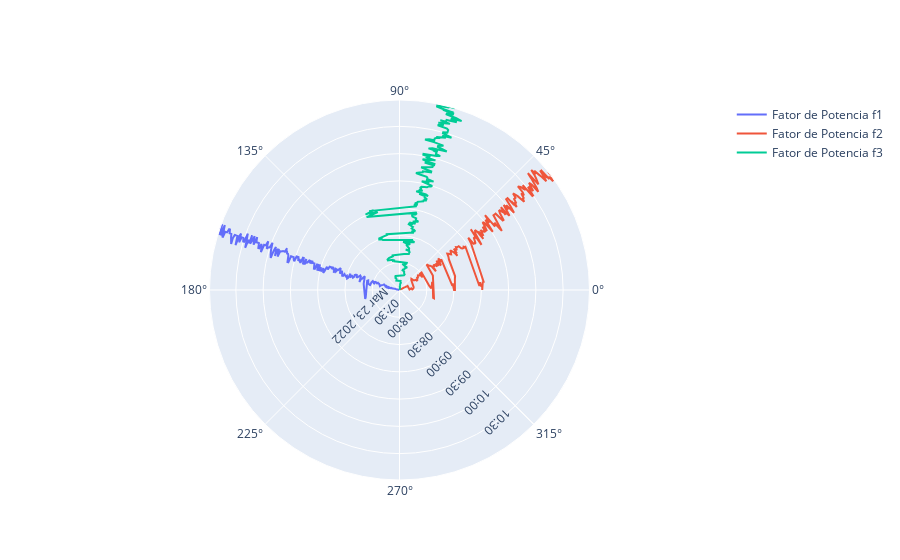

This figure's notebook cell:
### Code cell
fig1 = go.Figure(data=go.Scatterpolar(
    r=df2.DATA,
    theta=100*df2['fator_potencia_f1 kvarh']/df2['Fator_Potencia_Total kvarh'],
    name='Fator de Potencia f1'
))

fig2 = go.Figure(data=go.Scatterpolar(
    r=df2.DATA,
    theta=100*df2['fator_potencia_f2 kvarh']/df2['Fator_Potencia_Total kvarh'],
    name='Fator de Potencia f2'
))

fig3 = go.Figure(data=go.Scatterpolar(
    r=df2.DATA,
    theta=100*df2['fator_potencia_f3 kvarh']/df2['Fator_Potencia_Total kvarh'],
    name='Fator de Potencia f3'
))

fig = go.Figure(data=fig1.data+fig2.data+fig3.data)
fig.update_layout(
    polar=dict(
        radialaxis=dict(angle=-45),
        #angularaxis=dict(tickangle=45)
    )
)

fig.show()

### Figure 1 — Plotly figure (JSON) as saved in the notebook; plotly's stock layout.template omitted (floating-point values rounded to 4 significant figures; data arrays with more than 128 entries replaced by an {"elided": "..."} marker saying what was removed)
{"data": [{"name": "Fator de Potencia f1", "r": {"elided": "271 str values"}, "theta": {"elided": "271 float values"}, "type": "scatterpolar"}, {"name": "Fator de Potencia f2", "r": {"elided": "271 str values"}, "theta": {"elided": "271 float values"}, "type": "scatterpolar"}, {"name": "Fator de Potencia f3", "r": {"elided": "271 str values"}, "theta": {"elided": "271 float values"}, "type": "scatterpolar"}], "layout": {"polar": {"radialaxis": {"angle": -45}}}}
